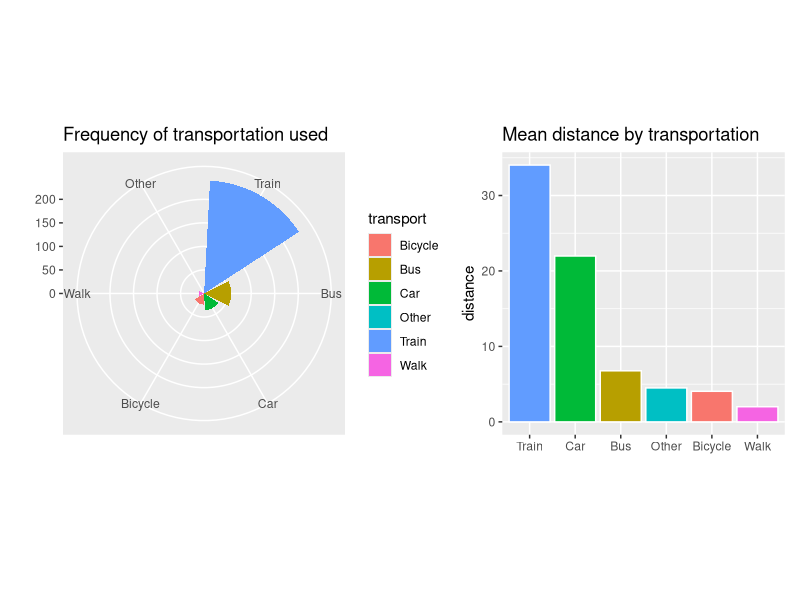

R code for this plot:
library(readxl)
library(ggplot2)
library(forcats)
library(tidyverse)
library(patchwork)

setwd('./homework-4')
getwd()

dataImprot <- read_excel('./Data_HW4.xlsx')
data <- dataImprot

# questions:
# what is the most used transportaition?
viz_transport <- ggplot(data = data, aes(x = fct_infreq(transport), fill = transport)) +
  geom_bar() +
  coord_polar() +
  labs(title = 'Frequency of transportation used', y = '', x = '')

# now we can see, that the most come by train followed by bus and then car.
# so what are the distances here for the ones by car, bus or train?
viz_distance <- data |>
  aggregate(distance ~ transport, mean) |>
  ggplot(aes(x = reorder(transport, distance, decreasing = TRUE), y = distance, fill = transport)) +
    geom_bar(stat = "identity", color = "white", show.legend = FALSE) +
  labs(title = 'Mean distance by transportation', x = '')

# seems to make sence
viz_transport + viz_distance

